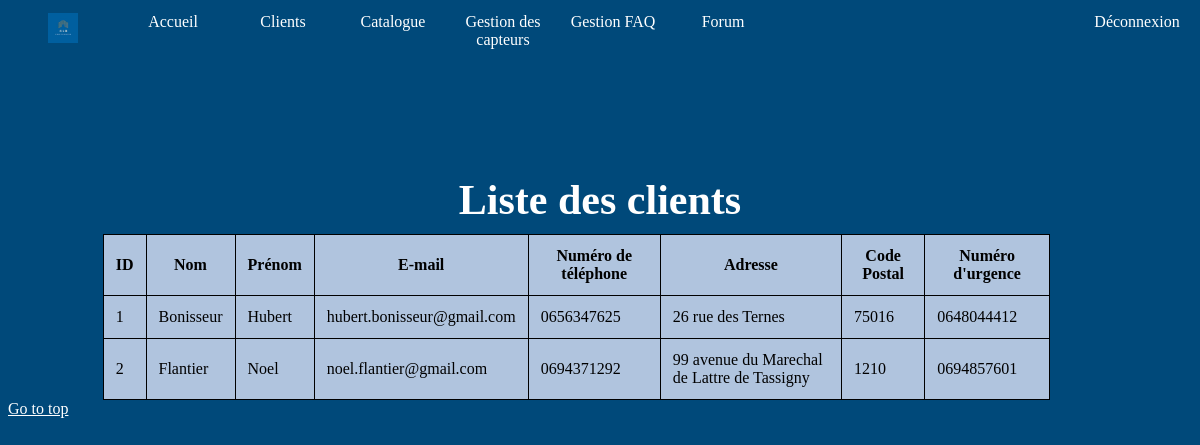
/indexAdmin.php?action=clients (signed in), run on the app's committed database.
### tables this page shows
CREATE TABLE `client` (
  `idClient` int(11) NOT NULL,
  `lastName` varchar(255) NOT NULL,
  `firstName` varchar(255) NOT NULL,
  `email` varchar(255) NOT NULL,
  `phone` varchar(10) NOT NULL,
  `adress` varchar(255) NOT NULL,
  `mdp` text NOT NULL,
  `postalcode` int(5) NOT NULL,
  `emergency` varchar(10) DEFAULT NULL,
  `remember` text,
  `pays` text NOT NULL
);

### controllers/controllerAdmin.php (called while the page is built, shortened)
<?php
function clients(){
    require "views/clients.php";
}

### views/clients.php (the view, shortened to what this page needs)
<!DOCTYPE html>
<div xmlns="http://www.w3.org/1999/html">
    <head>
        <?php
        include 'headerAdmin.php';
        ?>
        <link rel="stylesheet" type="text/css" href="./designs/css/clients.css" />
    </head>
    <body>
    <h1 id="top">Liste des clients</h1>
    <?php
    $bdd = new PDO('mysql:host=localhost;dbname=domisep;charset=utf8', 'root', '');
    $sql = "SELECT idClient, lastName, firstName, email, phone, adress, postalcode, emergency FROM client";
    $result = $bdd->query($sql);
    if ($result->rowCount() > 0) {
        echo "<table class='clients'>
        <tr>
            <th>ID</th>
            <th>Nom</th>
            <th>Prénom</th>
            <th>E-mail</th>
            <th>Numéro de téléphone</th>
            <th>Adresse</th>
            <th>Code Postal</th>
            <th>Numéro d'urgence</th>
        </tr>";
        while($row = $result->fetch()) {
            echo "
               <tr>
                <td>".$row["idClient"]."</td>
                <td>".htmlspecialchars($row["lastName"])."</td>
                <td>".htmlspecialchars($row["firstName"])."</td>
                <td>".htmlspecialchars($row["email"])."</td>
                <td>".htmlspecialchars($row["phone"])."</td>
                <td>".htmlspecialchars($row["adress"])."</td>
                <td>".htmlspecialchars($row["postalcode"])."</td>
                <td>".htmlspecialchars($row["emergency"])."</td>
                </td>
               </tr>";
        }
        echo "</table>";
    } else {
        echo "0 results";
    }
    ?>
    <a href="#top">Go to top</a>
    </body>

### designs/css/clients.css (style rules this page uses)
* { background: #00497A; font-family: "Libre Baskerville"; }
.clients { margin-left:8%; }
h1 { height: 30px; padding-top: 8%; color:white; font-size: 42px; font-weight: 600; text-align: center; }
table { width: 80%; border-collapse: collapse; }
table, th, td { border: 1px solid black; padding: 12px; background: lightsteelblue; }
th { height: 30px; }
.clients td { background-color:lightsteelblue; }
a { color: white; text-align: center; }

### data on the page
client: idClient "1", lastName "Bonisseur", firstName "Hubert", email "hubert.bonisseur@gmail.com", phone "0656347625", adress "26 rue des Ternes", postalcode "75016", emergency "0648044412"
client: idClient "2", lastName "Flantier", firstName "Noel", email "noel.flantier@gmail.com", phone "0694371292", adress "99 avenue du Marechal de Lattre de Tassigny", postalcode "1210", emergency "0694857601"
